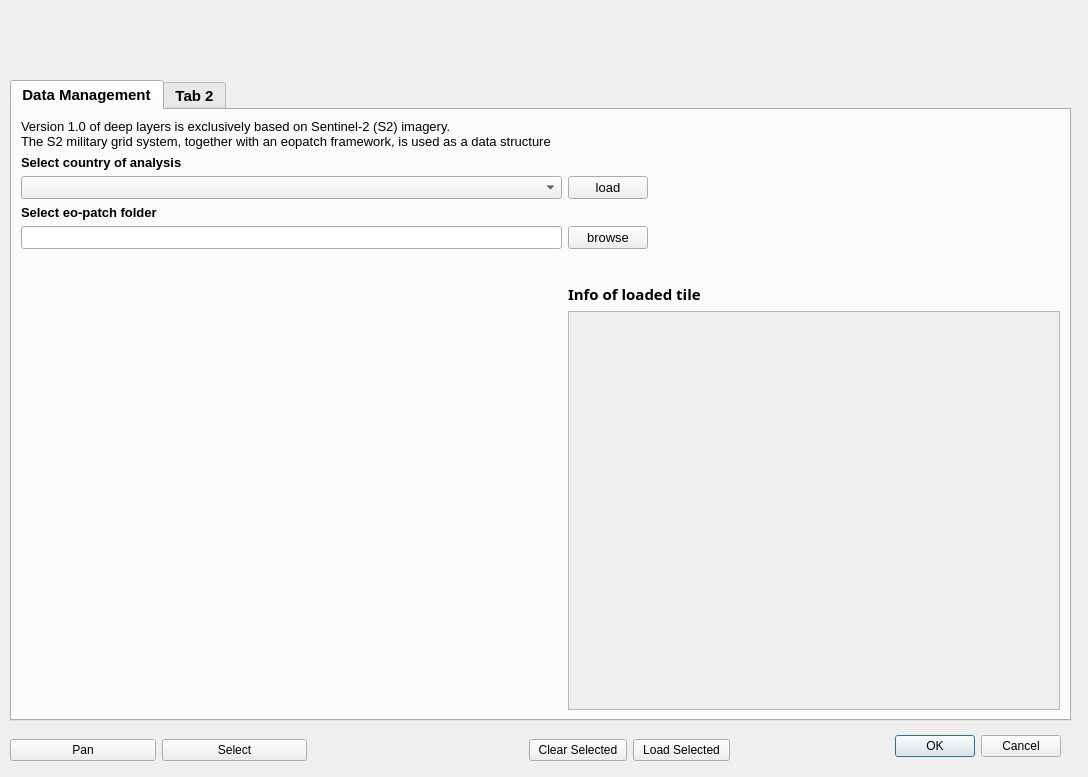
<?xml version="1.0" encoding="UTF-8"?>
<ui version="4.0">
 <class>deepLayersDialogBase</class>
 <widget class="QDialog" name="deepLayersDialogBase">
  <property name="geometry">
   <rect>
    <x>0</x>
    <y>0</y>
    <width>1088</width>
    <height>777</height>
   </rect>
  </property>
  <property name="windowTitle">
   <string>deep layers</string>
  </property>
  <widget class="QDialogButtonBox" name="button_box">
   <property name="geometry">
    <rect>
     <x>730</x>
     <y>730</y>
     <width>331</width>
     <height>32</height>
    </rect>
   </property>
   <property name="orientation">
    <enum>Qt::Horizontal</enum>
   </property>
   <property name="standardButtons">
    <set>QDialogButtonBox::Cancel|QDialogButtonBox::Ok</set>
   </property>
  </widget>
  <widget class="QTabWidget" name="tabWidget">
   <property name="enabled">
    <bool>true</bool>
   </property>
   <property name="geometry">
    <rect>
     <x>10</x>
     <y>80</y>
     <width>1061</width>
     <height>641</height>
    </rect>
   </property>
   <property name="font">
    <font>
     <pointsize>11</pointsize>
     <weight>75</weight>
     <bold>true</bold>
    </font>
   </property>
   <property name="currentIndex">
    <number>0</number>
   </property>
   <widget class="QWidget" name="tab">
    <property name="font">
     <font>
      <pointsize>14</pointsize>
     </font>
    </property>
    <attribute name="title">
     <string>Data Management</string>
    </attribute>
    <layout class="QGridLayout" name="gridLayout">
     <item row="8" column="3">
      <widget class="QLabel" name="label_5">
       <property name="font">
        <font>
         <family>Blogger Sans</family>
         <pointsize>11</pointsize>
         <weight>75</weight>
         <bold>true</bold>
        </font>
       </property>
       <property name="text">
        <string>Info of loaded tile</string>
       </property>
      </widget>
     </item>
     <item row="0" column="1">
      <widget class="QLabel" name="label_2">
       <property name="font">
        <font>
         <pointsize>10</pointsize>
         <weight>50</weight>
         <bold>false</bold>
        </font>
       </property>
       <property name="text">
        <string>Version 1.0 of deep layers is exclusively based on Sentinel-2 (S2) imagery.
The S2 military grid system, together with an eopatch framework, is used as a data structure   </string>
       </property>
      </widget>
     </item>
     <item row="9" column="3" colspan="3">
      <widget class="QTableWidget" name="tableWidget">
       <property name="enabled">
        <bool>false</bool>
       </property>
       <property name="sizePolicy">
        <sizepolicy hsizetype="Expanding" vsizetype="Expanding">
         <horstretch>0</horstretch>
         <verstretch>0</verstretch>
        </sizepolicy>
       </property>
       <property name="maximumSize">
        <size>
         <width>16777215</width>
         <height>16777215</height>
        </size>
       </property>
      </widget>
     </item>
     <item row="7" column="1" rowspan="3">
      <widget class="QgsMapCanvas" name="MyMapCanvas" native="true">
       <property name="sizePolicy">
        <sizepolicy hsizetype="Preferred" vsizetype="Ignored">
         <horstretch>0</horstretch>
         <verstretch>0</verstretch>
        </sizepolicy>
       </property>
      </widget>
     </item>
     <item row="2" column="1">
      <widget class="QComboBox" name="comboBox">
       <property name="font">
        <font>
         <pointsize>10</pointsize>
         <weight>50</weight>
         <bold>false</bold>
        </font>
       </property>
      </widget>
     </item>
     <item row="4" column="3">
      <widget class="QPushButton" name="browseButton">
       <property name="enabled">
        <bool>true</bool>
       </property>
       <property name="sizePolicy">
        <sizepolicy hsizetype="Fixed" vsizetype="Fixed">
         <horstretch>0</horstretch>
         <verstretch>0</verstretch>
        </sizepolicy>
       </property>
       <property name="font">
        <font>
         <pointsize>10</pointsize>
         <weight>50</weight>
         <bold>false</bold>
        </font>
       </property>
       <property name="text">
        <string>browse</string>
       </property>
      </widget>
     </item>
     <item row="3" column="1">
      <widget class="QLabel" name="label_4">
       <property name="font">
        <font>
         <pointsize>10</pointsize>
        </font>
       </property>
       <property name="text">
        <string>Select eo-patch folder</string>
       </property>
      </widget>
     </item>
     <item row="2" column="3">
      <widget class="QPushButton" name="loadButton">
       <property name="sizePolicy">
        <sizepolicy hsizetype="Fixed" vsizetype="Fixed">
         <horstretch>0</horstretch>
         <verstretch>0</verstretch>
        </sizepolicy>
       </property>
       <property name="font">
        <font>
         <pointsize>10</pointsize>
         <weight>50</weight>
         <bold>false</bold>
        </font>
       </property>
       <property name="text">
        <string>load</string>
       </property>
      </widget>
     </item>
     <item row="1" column="1">
      <widget class="QLabel" name="label_3">
       <property name="font">
        <font>
         <pointsize>10</pointsize>
        </font>
       </property>
       <property name="text">
        <string>Select country of analysis</string>
       </property>
      </widget>
     </item>
     <item row="4" column="1">
      <widget class="QLineEdit" name="lineEdit">
       <property name="font">
        <font>
         <pointsize>10</pointsize>
         <weight>50</weight>
         <bold>false</bold>
        </font>
       </property>
      </widget>
     </item>
     <item row="0" column="3">
      <spacer name="horizontalSpacer">
       <property name="orientation">
        <enum>Qt::Horizontal</enum>
       </property>
       <property name="sizeHint" stdset="0">
        <size>
         <width>40</width>
         <height>20</height>
        </size>
       </property>
      </spacer>
     </item>
     <item row="4" column="5">
      <spacer name="horizontalSpacer_2">
       <property name="orientation">
        <enum>Qt::Horizontal</enum>
       </property>
       <property name="sizeHint" stdset="0">
        <size>
         <width>40</width>
         <height>20</height>
        </size>
       </property>
      </spacer>
     </item>
     <item row="7" column="3" colspan="3">
      <widget class="QLabel" name="mapInfo">
       <property name="enabled">
        <bool>true</bool>
       </property>
       <property name="sizePolicy">
        <sizepolicy hsizetype="Ignored" vsizetype="Maximum">
         <horstretch>0</horstretch>
         <verstretch>0</verstretch>
        </sizepolicy>
       </property>
       <property name="maximumSize">
        <size>
         <width>16777215</width>
         <height>95</height>
        </size>
       </property>
       <property name="text">
        <string/>
       </property>
       <property name="pixmap">
        <pixmap resource="resources.qrc">:/plugins/deep_layers/mapinfo.png</pixmap>
       </property>
       <property name="scaledContents">
        <bool>true</bool>
       </property>
      </widget>
     </item>
    </layout>
   </widget>
   <widget class="QWidget" name="tab_2">
    <attribute name="title">
     <string>Tab 2</string>
    </attribute>
    <widget class="QWidget" name="Testwidget" native="true">
     <property name="geometry">
      <rect>
       <x>10</x>
       <y>10</y>
       <width>651</width>
       <height>441</height>
      </rect>
     </property>
    </widget>
   </widget>
  </widget>
  <widget class="QLabel" name="label">
   <property name="geometry">
    <rect>
     <x>10</x>
     <y>0</y>
     <width>391</width>
     <height>81</height>
    </rect>
   </property>
   <property name="text">
    <string/>
   </property>
   <property name="pixmap">
    <pixmap resource="resources.qrc">:/plugins/deep_layers/deepLayers.png</pixmap>
   </property>
   <property name="scaledContents">
    <bool>true</bool>
   </property>
  </widget>
  <widget class="QWidget" name="horizontalLayoutWidget">
   <property name="geometry">
    <rect>
     <x>10</x>
     <y>730</y>
     <width>297</width>
     <height>41</height>
    </rect>
   </property>
   <layout class="QHBoxLayout" name="horizontalLayout">
    <item>
     <widget class="QPushButton" name="panButton">
      <property name="text">
       <string>Pan</string>
      </property>
     </widget>
    </item>
    <item>
     <widget class="QPushButton" name="selectButton">
      <property name="text">
       <string>Select</string>
      </property>
     </widget>
    </item>
   </layout>
  </widget>
  <widget class="QWidget" name="horizontalLayoutWidget_2">
   <property name="geometry">
    <rect>
     <x>529</x>
     <y>730</y>
     <width>201</width>
     <height>41</height>
    </rect>
   </property>
   <layout class="QHBoxLayout" name="horizontalLayout_2">
    <item>
     <widget class="QPushButton" name="clearSelection">
      <property name="text">
       <string>Clear Selected</string>
      </property>
     </widget>
    </item>
    <item>
     <widget class="QPushButton" name="loadSelection">
      <property name="text">
       <string>Load Selected</string>
      </property>
     </widget>
    </item>
   </layout>
  </widget>
 </widget>
 <customwidgets>
  <customwidget>
   <class>QgsMapCanvas</class>
   <extends>QWidget</extends>
   <header>qgis.gui</header>
   <container>1</container>
  </customwidget>
 </customwidgets>
 <resources>
  <include location="resources.qrc"/>
 </resources>
 <connections>
  <connection>
   <sender>button_box</sender>
   <signal>accepted()</signal>
   <receiver>deepLayersDialogBase</receiver>
   <slot>accept()</slot>
   <hints>
    <hint type="sourcelabel">
     <x>20</x>
     <y>20</y>
    </hint>
    <hint type="destinationlabel">
     <x>20</x>
     <y>20</y>
    </hint>
   </hints>
  </connection>
  <connection>
   <sender>button_box</sender>
   <signal>rejected()</signal>
   <receiver>deepLayersDialogBase</receiver>
   <slot>reject()</slot>
   <hints>
    <hint type="sourcelabel">
     <x>20</x>
     <y>20</y>
    </hint>
    <hint type="destinationlabel">
     <x>20</x>
     <y>20</y>
    </hint>
   </hints>
  </connection>
 </connections>
</ui>
